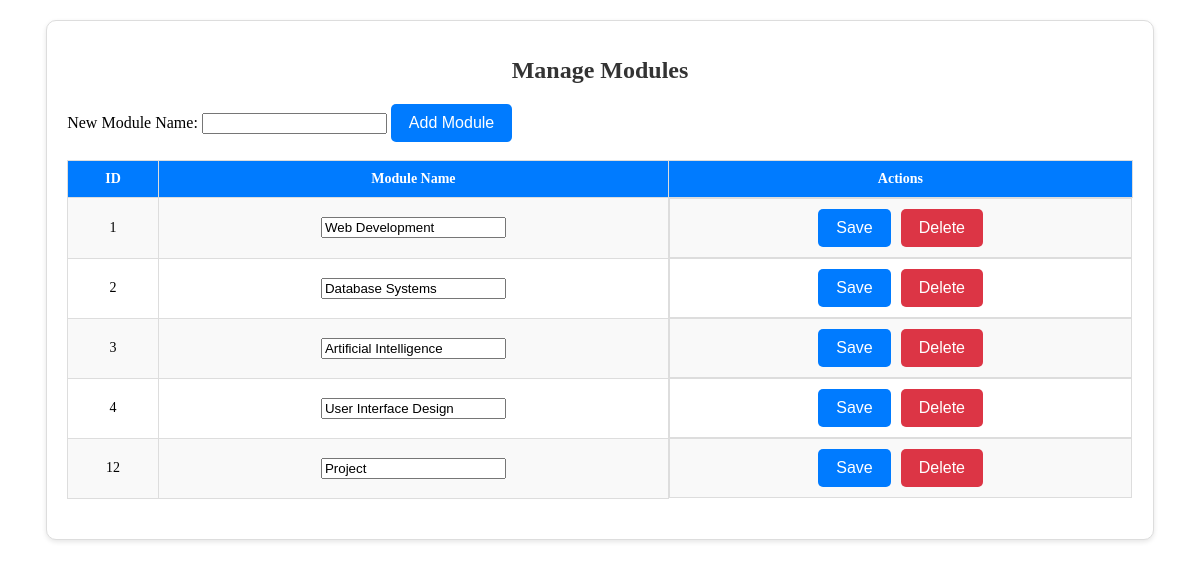
/Admin/manage_modules.php (signed in), run on the app's committed database.
### tables this page shows
CREATE TABLE `modules` (
  `id` int(11) NOT NULL,
  `module_name` varchar(100) NOT NULL,
  `created_at` timestamp NOT NULL DEFAULT current_timestamp()
);

### Admin/manage_modules.php (called while the page is built, shortened)
<?php
require_once '../includes/DatabaseConnection.php';
require_once '../includes/DatabaseFunctions.php';
$modules = allModules($pdo);
include '../templates/manage_modules.html.php';

### includes/DatabaseFunctions.php (called while the page is built, shortened)
<?php
function query($pdo, $sql, $parameters = []){
    $query = $pdo->prepare($sql);
    $query->execute($parameters);
    return $query;
}
function allModules($pdo){
    $modules = query($pdo, 'SELECT * FROM modules');
    return $modules->fetchAll();
}
?>

### templates/manage_modules.html.php (the view, shortened to what this page needs)
<?php
include_once $_SERVER['DOCUMENT_ROOT'] . '/coursework/includes/DatabaseConnection.php';
include_once $_SERVER['DOCUMENT_ROOT'] . '/coursework/includes/DatabaseFunctions.php';
$modules = allModules($pdo);
?>
<!DOCTYPE html>
<html>
<head>
    <link rel="stylesheet" href="/coursework/CSS/admin.css">
</head>
<body>
    <div class="management-container" id="manage-modules">
        <h1 class="page-title">Manage Modules</h1>
        <form action="../Admin/manage_modules.php" method="post" id="add-module-form">
            <label for="module_name">New Module Name:</label>
            <input type="text" id="module_name" name="module_name" required>
            <button type="submit" class="btn save-btn">Add Module</button>
        </form>
        <br>
        <table class="management-table">
            <tr>
                <th>ID</th>
                <th>Module Name</th>
                <th>Actions</th>
            </tr>
            <?php foreach ($modules as $module): ?>
            <tr>
                <td><?= htmlspecialchars($module['id']) ?></td>
                <td>
                    <input type="text" id="module-name-<?= $module['id'] ?>" value="<?= htmlspecialchars($module['module_name'], ENT_QUOTES, 'UTF-8') ?>">
                </td>
                <td class="action-buttons">
                    <button class="btn save-btn" onclick="saveModule(<?= $module['id'] ?>)">Save</button>
                    <form action="/coursework/Admin/delete_module.php" method="post" class="inline-form">
                        <button type="submit" onclick="return confirm('Are you sure you want to delete this module?');" class="btn delete-btn">Delete</button>
                    </form>
                </td>
            </tr>
            <?php endforeach; ?>
        </table>
    </div>
</body>
</html>

### CSS/admin.css (style rules this page uses)
.management-container { margin: 20px auto; width: 90%; max-width: 1200px; background-color: #fff; padding: 20px; border: 1px solid #ddd; border-radius: 10px; box-shadow: 0 2px 5px rgba(0, 0, 0, 0.1); }
.page-title { text-align: center; font-size: 24px; font-weight: bold; color: #333; margin-bottom: 20px; }
.management-table { width: 100%; border-collapse: collapse; margin-bottom: 20px; }
.management-table th, .management-table td { border: 1px solid #ddd; padding: 10px; text-align: center; font-size: 14px; }
.management-table th { background-color: #007BFF; color: white; font-weight: bold; }
.management-table tr:nth-child(even) { background-color: #f9f9f9; }
.action-buttons { display: flex; justify-content: center; gap: 10px; }
.inline-form { display: inline-block; }
.btn { padding: 10px 18px; border: none; border-radius: 5px; cursor: pointer; font-size: 16px; }
.delete-btn { background-color: #dc3545; color: white; }
.save-btn { background-color: #007BFF; color: white; }

### data on the page
modules: id "1", module_name "Web Development"
modules: id "2", module_name "Database Systems"
modules: id "3", module_name "Artificial Intelligence"
modules: id "4", module_name "User Interface Design"
modules: id "12", module_name "Project"
